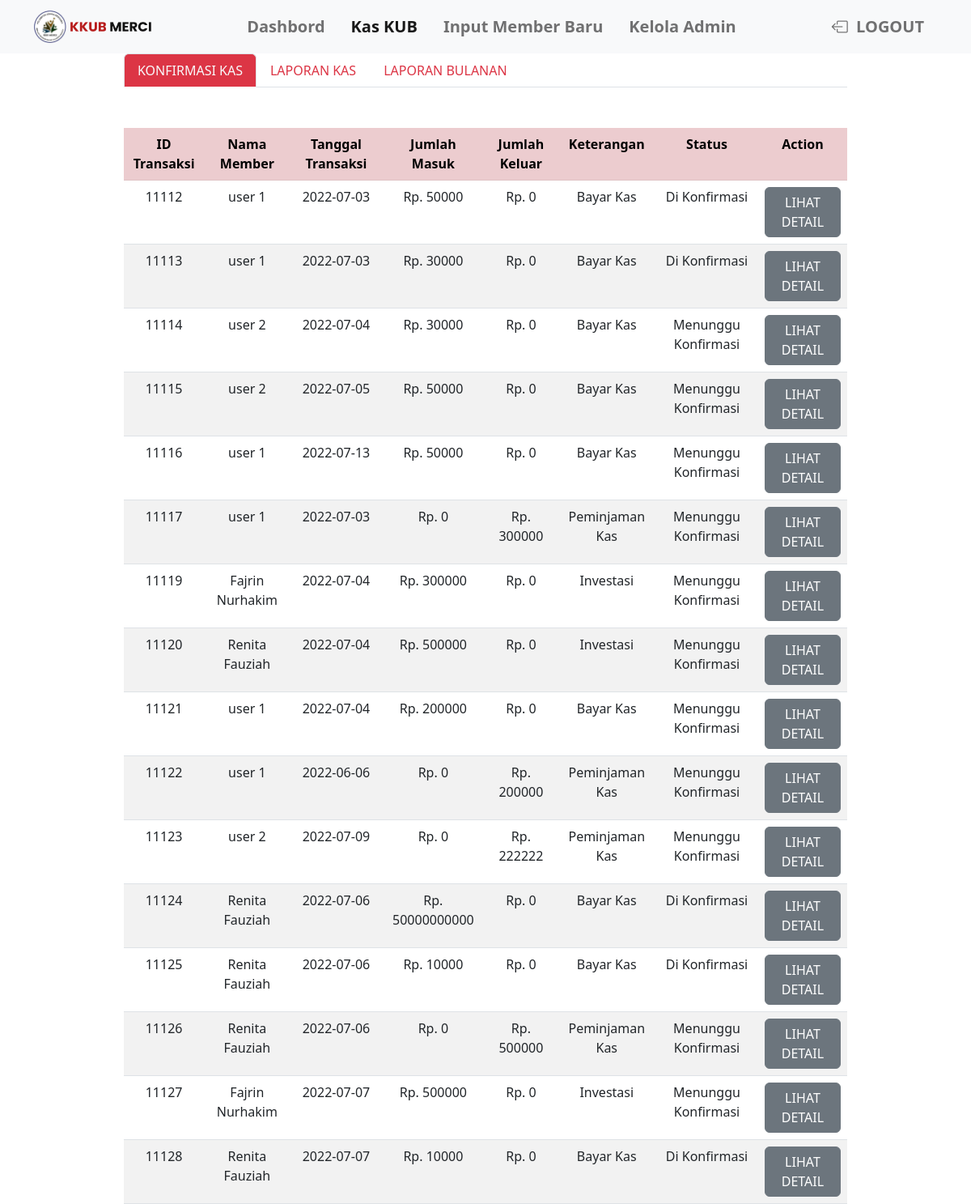
The app's page /adm/admKasKonfirm.php (signed in) with its own data.
### tables this page shows
CREATE TABLE `temp_transaksi` (
  `id` int(20) NOT NULL,
  `id_member` int(20) NOT NULL,
  `nama` varchar(50) NOT NULL,
  `tanggal` date NOT NULL,
  `jumlah_masuk` bigint(100) NOT NULL,
  `jumlah_keluar` bigint(11) NOT NULL,
  `keterangan` varchar(20) NOT NULL,
  `keperluan` text NOT NULL,
  `bukti_bayar` varchar(100) NOT NULL,
  `setatus` varchar(50) NOT NULL
);

### adm/admKasKonfirm.php (the view, shortened to what this page needs)
<?php include("../config.php");
?>
<!doctype html>
<html lang="en">
<head>
    <link href="https://cdn.jsdelivr.net/npm/bootstrap@5.2.0-beta1/dist/css/bootstrap.min.css" rel="stylesheet">
    <link rel="stylesheet" href="../css/style.css">
    <link rel="stylesheet" href="https://cdn.jsdelivr.net/npm/bootstrap-icons@1.8.2/font/bootstrap-icons.css">
</head>
<body>
    <nav class="navbar navbar-expand-lg bg-light">
        <div class="container">
            <a class="navbar-brand" href="#">
                <img src="../img/logo.png" width="40px" height="40px">
                <img src="../img/textLogo.png" width="100px">
            </a>
            <div class="collapse navbar-collapse" id="navbarNav">
                <ul class="navbar-nav ms-auto">
                    <li class="nav-item mx-2">
                        <a class="nav-link fw-bold fs-5 " aria-current="page" href="admDashbord.php">Dashbord</a>
                    </li>
                    <li class="nav-item mx-2">
                        <a class="nav-link fw-bold fs-5 active" aria-current="page" href="#">Kas KUB</a>
                    </li>
                    <li class="nav-item mx-2">
                        <a class="nav-link fw-bold fs-5 " href="admNewMember.php">Input Member Baru</a>
                    </li>
                    <li class="nav-item mx-2">
                        <a class="nav-link fw-bold fs-5 " href="admNewAdmin.php">Kelola Admin</a>
                    </li>
                </ul>
                <ul class="navbar-nav ms-auto">
                    <li class="nav-item mx-2">
                        <a class="nav-link fw-bold fs-5 " href="confLogOut.php"><i class="bi bi-box-arrow-left"></i></i>&nbsp LOGOUT</a>
                    </li>
                </ul>
            </div>
        </div>
    </nav>
    <div class="row justify-content-center">
        <div class="col-lg-9 lebar-xy">
            <ul class="nav nav-tabs">
                <li class="nav-item">
                    <a class="nav-link active bg-danger text-light" href="#">KONFIRMASI KAS</a>
                </li>
                <li class="nav-item">
                    <a class="nav-link text-danger" href="admKasUmum.php">LAPORAN KAS</a>
                </li>
                <li class="nav-item">
                    <a class="nav-link text-danger" href="admLaporanBulanan.php">LAPORAN BULANAN</a>
                </li>
            </ul>
            <table class="table table-striped" style="margin-top: 50px;">
                <tr class="table-danger" style="text-align: center;">
                    <th>ID Transaksi</th>
                    <th>Nama Member</th>
                    <th>Tanggal Transaksi</th>
                    <th>Jumlah Masuk</th>
                    <th>Jumlah Keluar</th>
                    <th>Keterangan</th>
                    <th>Status</th>
                    <th>Action</th>
                </tr>
                <?php
                $sql = "SELECT * FROM temp_transaksi";
                $query = mysqli_query($db, $sql);
                while ($data = mysqli_fetch_array($query)) {
                    echo "<tr align='center'>";
                    echo "<td>" . $data['id'] . "</td>";
                    echo "<td>" . $data['nama'] . "</td>";
                    echo "<td>" . $data['tanggal'] . "</td>";
                    echo "<td>Rp. " . $data['jumlah_masuk'] . "</td>";
                    echo "<td>Rp. " . $data['jumlah_keluar'] . "</td>";
                    echo "<td>" . $data['keterangan'] . "</td>";
                    echo "<td>" . $data['setatus'] . "</td>";
                    echo "<td>";
                    echo "<a class='btn btn-secondary' href='detailTransaksi.php?id=" . $data['id'] . "'>LIHAT DETAIL</a>";
                    echo "</td>";
                    echo "</tr>";
                }
                ?>
            </table>
        </div>
    </div>
</body>
</html>

### css/style.css (style rules this page uses)
.lebar-xy { height: 490px; }

### records on screen
temp_transaksi: id "11112", nama "user 1", tanggal "2022-07-03", jumlah_masuk "50000", jumlah_keluar "0", keterangan "Bayar Kas", setatus "Di Konfirmasi"
temp_transaksi: id "11113", nama "user 1", tanggal "2022-07-03", jumlah_masuk "30000", jumlah_keluar "0", keterangan "Bayar Kas", setatus "Di Konfirmasi"
temp_transaksi: id "11114", nama "user 2", tanggal "2022-07-04", jumlah_masuk "30000", jumlah_keluar "0", keterangan "Bayar Kas", setatus "Menunggu Konfirmasi"
temp_transaksi: id "11115", nama "user 2", tanggal "2022-07-05", jumlah_masuk "50000", jumlah_keluar "0", keterangan "Bayar Kas", setatus "Menunggu Konfirmasi"
temp_transaksi: id "11116", nama "user 1", tanggal "2022-07-13", jumlah_masuk "50000", jumlah_keluar "0", keterangan "Bayar Kas", setatus "Menunggu Konfirmasi"
temp_transaksi: id "11117", nama "user 1", tanggal "2022-07-03", jumlah_masuk "0", jumlah_keluar "300000", keterangan "Peminjaman Kas", setatus "Menunggu Konfirmasi"
temp_transaksi: id "11119", nama "Fajrin Nurhakim", tanggal "2022-07-04", jumlah_masuk "300000", jumlah_keluar "0", keterangan "Investasi", setatus "Menunggu Konfirmasi"
temp_transaksi: id "11120", nama "Renita Fauziah", tanggal "2022-07-04", jumlah_masuk "500000", jumlah_keluar "0", keterangan "Investasi", setatus "Menunggu Konfirmasi"
temp_transaksi: id "11121", nama "user 1", tanggal "2022-07-04", jumlah_masuk "200000", jumlah_keluar "0", keterangan "Bayar Kas", setatus "Menunggu Konfirmasi"
temp_transaksi: id "11122", nama "user 1", tanggal "2022-06-06", jumlah_masuk "0", jumlah_keluar "200000", keterangan "Peminjaman Kas", setatus "Menunggu Konfirmasi"
temp_transaksi: id "11123", nama "user 2", tanggal "2022-07-09", jumlah_masuk "0", jumlah_keluar "222222", keterangan "Peminjaman Kas", setatus "Menunggu Konfirmasi"
temp_transaksi: id "11124", nama "Renita Fauziah", tanggal "2022-07-06", jumlah_masuk "50000000000", jumlah_keluar "0", keterangan "Bayar Kas", setatus "Di Konfirmasi"
temp_transaksi: id "11125", nama "Renita Fauziah", tanggal "2022-07-06", jumlah_masuk "10000", jumlah_keluar "0", keterangan "Bayar Kas", setatus "Di Konfirmasi"
temp_transaksi: id "11126", nama "Renita Fauziah", tanggal "2022-07-06", jumlah_masuk "0", jumlah_keluar "500000", keterangan "Peminjaman Kas", setatus "Menunggu Konfirmasi"
temp_transaksi: id "11127", nama "Fajrin Nurhakim", tanggal "2022-07-07", jumlah_masuk "500000", jumlah_keluar "0", keterangan "Investasi", setatus "Menunggu Konfirmasi"
temp_transaksi: id "11128", nama "Renita Fauziah", tanggal "2022-07-07", jumlah_masuk "10000", jumlah_keluar "0", keterangan "Bayar Kas", setatus "Di Konfirmasi"
